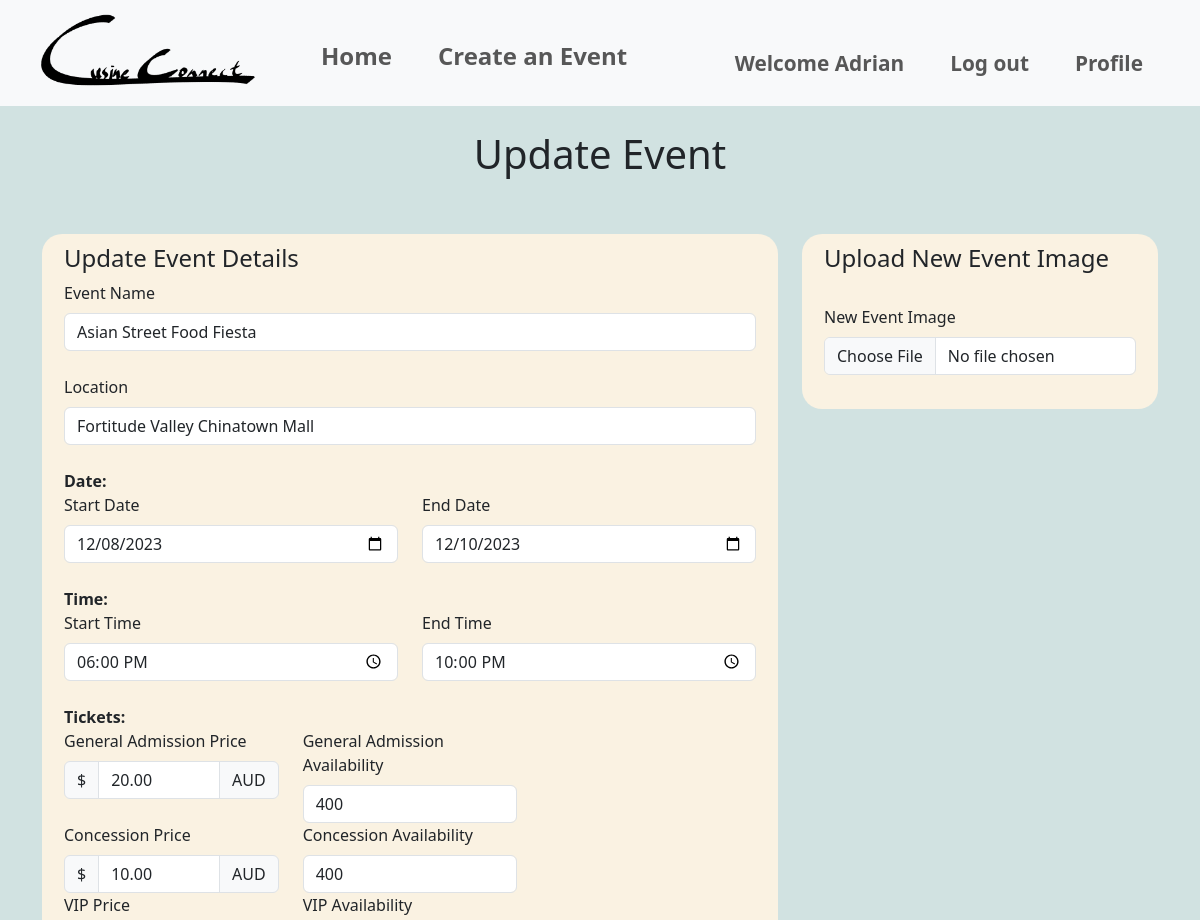
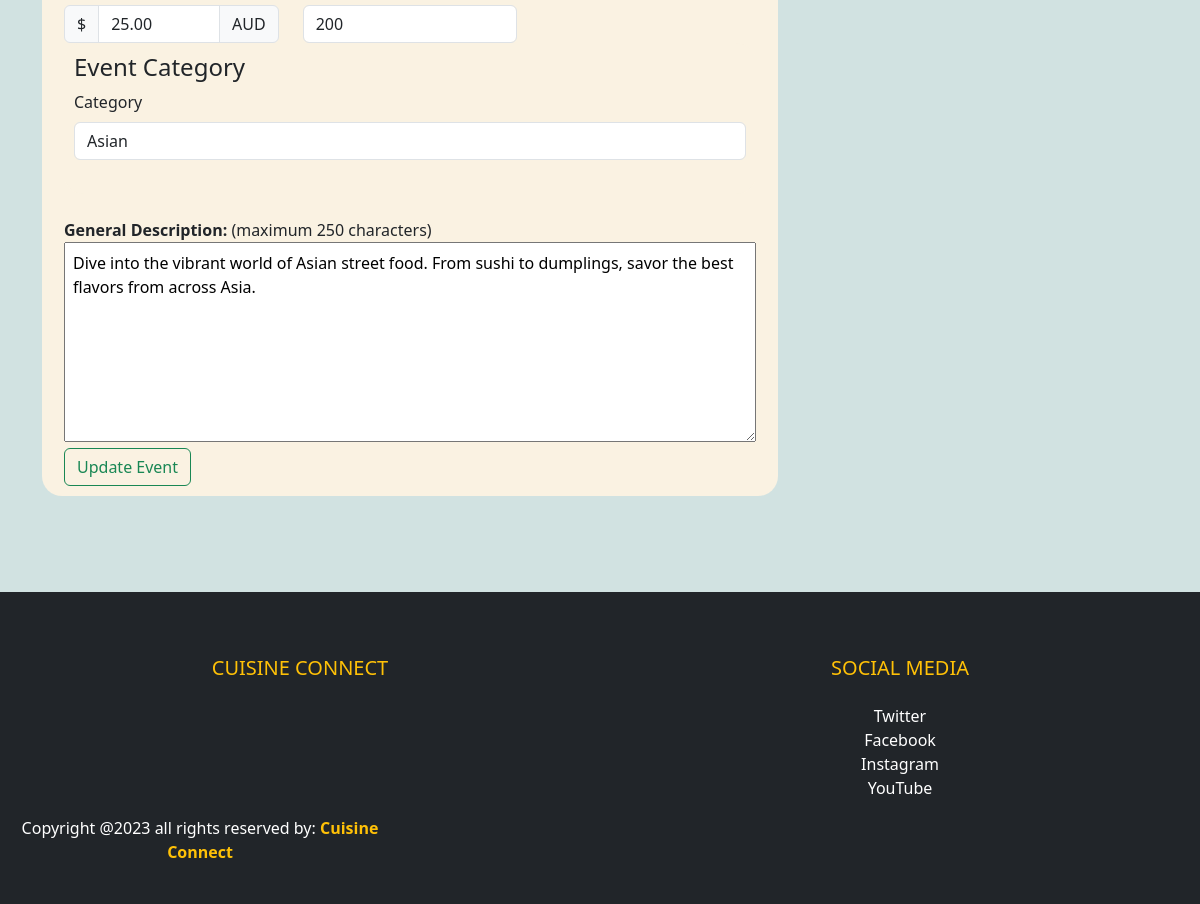
The app's page /events/update_event/2 (signed in) with its own data (2 pictures, top to bottom).
### website/models.py (models this page shows, shortened)
class User(db.Model, UserMixin):
    __tablename__='users'
    id = db.Column(db.Integer, primary_key=True)
    name = db.Column(db.String(100), index=True, unique=True, nullable=False)
    emailid = db.Column(db.String(100), index=True, nullable=False)
    contactnumber = db.Column(db.Integer)
    address = db.Column(db.String(15), unique=True, index=True, nullable=True)
    password_hash = db.Column(db.String(255), nullable=False)
    comments = db.relationship('Comment', backref='user')

class Event(db.Model):
    __tablename__ = 'events'
    id = db.Column(db.Integer, primary_key=True)
    name = db.Column(db.String(80), nullable=False)
    location = db.Column(db.String(400), nullable=False)
    start_date = db.Column(db.Date, nullable=False)
    end_date = db.Column(db.Date, nullable=False)
    start_time = db.Column(db.Time, nullable=False)
    end_time = db.Column(db.Time, nullable=False)
    ga_price = db.Column(db.Numeric, nullable=False)
    ga_availability = db.Column(db.Integer, nullable=False)
    concession_price = db.Column(db.Numeric, nullable=False)
    concession_availability = db.Column(db.Integer, nullable=False)
    vip_price = db.Column(db.Numeric, nullable=False)
    vip_availability = db.Column(db.Integer, nullable=False)
    description = db.Column(db.Text, nullable=False)
    image = db.Column(db.String(400), nullable=True)
    event_guidelines = db.Column(db.Text, nullable=True)
    terms_conditions = db.Column(db.Text, nullable=True)
    category = db.Column(db.String(80), nullable=True)
    comments = db.relationship('Comment', backref='event')
    user_id = db.Column(db.Integer, db.ForeignKey('users.id'))
    user = db.relationship('User', backref=db.backref('events', lazy=True))
    is_cancelled = db.Column(db.Boolean, default=False)
    event_bookings = db.relationship('Bookings', back_populates='event', lazy=True)

### website/events.py (the view)
@bp.route('/update_event/<int:id>', methods=['GET', 'POST'])
@login_required
def update_event(id):
    event = Event.query.get_or_404(id)
    if event.user_id != current_user.id:
        flash('You do not have permission to edit this event.')
        return redirect(url_for('event.show', id=id))
    form = EventForm(obj=event)  # Pre-populate the form with the event's data
    if form.validate_on_submit():
        event.name = form.name.data
        event.location = form.location.data
        event.start_date = form.start_date.data
        event.end_date = form.end_date.data
        event.start_time = form.start_time.data
        event.end_time = form.end_time.data
        event.ga_price = form.ga_price.data
        event.ga_availability = form.ga_availability.data
        event.concession_price = form.concession_price.data
        event.concession_availability = form.concession_availability.data
        event.vip_price = form.vip_price.data
        event.vip_availability = form.vip_availability.data
        event.description = form.description.data
        if form.image.data: # Check if the image file has been updated
            new_image_filename = save_image(form.image.data)
            if new_image_filename:
                event.image = new_image_filename
        event.category = form.category.data
        event.event_guidelines = form.event_guidelines.data
        event.terms_conditions = form.terms_conditions.data
        try:
            db.session.commit()
            print("Successful update")
            flash('Event updated successfully.')
            return redirect(url_for('main.index'))
        except Exception as e:
            print("Error updating event:", e)
            db.session.rollback()
            flash('An error occurred. Event update failed.')
    else:
        print(form.errors)
    return render_template('events/updateEvent.html', form=form, event=event)

### website/templates/events/updateEvent.html (shortened to what this page needs)
{% extends 'base.html' %}
{% block header %}
<link rel="stylesheet" href="{{ url_for('static', filename='style/style.css') }}">
{% endblock %}
{% block content %}
<div>
    <div class="heading">
        <h1>Update Event</h1><br><br>
    </div>
    <form method="post" action="{{ url_for('event.update_event', id=event.id) }}" enctype="multipart/form-data" class="container">
        <div class="row">
            <div class="col-sm-8">
                <div class="formLayout">
                    <div class="container">
                        <h4>Update Event Details</h4>
                        {{ form.name.label(class="form-label") }}
                        {{ form.name(class="form-control") }}<br>
                        {{ form.location.label(class="form-label") }}
                        {{ form.location(class="form-control") }}<br>
                        <b>Date:</b><br>
                        <div class="row">
                            <div class="col-sm-6">
                                {{ form.start_date.label(class="form-label") }}
                                {{ form.start_date(class="form-control") }}
                            </div>
                            <div class="col-sm-6">
                                {{ form.end_date.label(class="form-label") }}
                                {{ form.end_date(class="form-control") }}
                            </div>
                        </div><br>
                        <b>Time:</b><br>
                        <div class="row">
                            <div class="col-sm-6">
                                {{ form.start_time.label(class="form-label") }}
                                {{ form.start_time(class="form-control") }}
                            </div>
                            <div class="col-sm-6">
                                {{ form.end_time.label(class="form-label") }}
                                {{ form.end_time(class="form-control") }}
                            </div>
                        </div><br>
                        <b>Tickets:</b><br>
                        <div class="row">
                            <div class="col-sm-4">
                                {{ form.ga_price.label(class="form-label") }}
                                <div class="input-group">
                                    <div class="input-group-text">$</div>
                                    {{ form.ga_price(class="form-control") }}
                                    <div class="input-group-text">AUD</div>
                                </div>
                            </div>
                            <div class="col-sm-4">
                                {{ form.ga_availability.label(class="form-label") }}
                                {{ form.ga_availability(class="form-control") }}
                            </div>
                        </div>
                        <div class="row">
                            <div class="col-sm-4">
                                {{ form.concession_price.label(class="form-label") }}
                                <div class="input-group">
                                    <div class="input-group-text">$</div>
                                    {{ form.concession_price(class="form-control") }}
                                    <div class="input-group-text">AUD</div>
                                </div>
                            </div>
                            <div class="col-sm-4">
                                {{ form.concession_availability.label(class="form-label") }}
                                {{ form.concession_availability(class="form-control") }}
                            </div>
                        </div>
                        <div class="row">
                            <div class="col-sm-4">
                                {{ form.vip_price.label(class="form-label") }}
                                <div class="input-group">
                                    <div class="input-group-text">$</div>
                                    {{ form.vip_price(class="form-control") }}
                                    <div class="input-group-text">AUD</div>
                                </div>
                            </div>
                            <div class="col-sm-4">
                                {{ form.vip_availability.label(class="form-label") }}
                                {{ form.vip_availability(class="form-control") }}
                            </div>
                        </div>
                        <div class="row">
                            <div class="col-sm-12">
                                <div class="formLayout">
                                    <h4>Event Category</h4>
                                    {{ form.category.label(class="form-label") }}
                                    {{ form.category(class="form-control") }}<br>
                                </div>
                            </div>
                        </div><br>
                        <b>General Description:</b> (maximum 250 characters)<br>
                        {{ form.description(class="inputBox", maxlength="250") }}<br>
                        {{ form.update_event(class="btn btn-outline-success", value="Update Event") }}
                    </div>
                </div>
            </div>
            <div class="col-sm-4">
                <div class="formLayout">
                    <div class="container">
                        <h4>Upload New Event Image</h4><br>
                        {{ form.image.label(class="form-label") }}
                        {{ form.image(class="form-control") }}<br>
                    </div>
                </div>
            </div>
        </div>
    </form>
</div>
<br><br><br><br>
{% endblock %}

### website/templates/base.html (shortened to what this page needs)
<!DOCTYPE html>
<html lang="en">
    <head>
        <link rel="stylesheet" href="{{url_for('static', filename='style/style.css')}}">
        <link href="https://cdn.jsdelivr.net/npm/bootstrap@5.3.1/dist/css/bootstrap.min.css" rel="stylesheet">
    </head>
    <body class="bGColor">
        <nav class="navbar sticky-top navbar-expand-sm bg-light navbar-light justify-content-center">
            <div class="container-fluid">
                    <ul class="navbar-nav">
                        <li><a class="navbar-brand" href = "{{ url_for('main.index') }}"><img src="{{url_for('static', filename='img/logo.png')}}" style="width:240px;height:90px"></a></li>
                        <li class="nav-item" ><a style="font-size: 150%; padding-top: 30px;" class="nav-link" href = "{{ url_for('main.index') }}"><b>Home</b></a></li>
                        <li class="nav-item" ><a style="font-size: 150%; padding-top: 30px;" class="nav-link" href = "{{ url_for('event.create') }}"><b>Create an Event</b></a></li>
                    </ul>
                    <ul class = "navbar-nav navbar-right">
                        {% if current_user.is_authenticated %}
                        <li class="nav-item" ><a style="font-size: 130%; padding-top: 30px;" class="nav-link" href = "#"><b>Welcome {{current_user.name}}</b></a></li>
                        <li class="nav-item" ><a style="font-size: 130%; padding-top: 30px;" class="nav-link" href = "{{ url_for('auth.logout') }}"><b>Log out</b></a></li>
                        {% else %}
                        <li class="nav-item" ><a style="font-size: 130%; padding-top: 30px;" class="nav-link" href = "{{ url_for('auth.login') }}"><b>Log in</b></a></li>
                        <li class="nav-item" ><a style="font-size: 130%; padding-top: 30px;" class="nav-link" href = "{{ url_for('auth.register') }}"><b>Sign up</b></a></li>
                        {% endif %}
                        {% if current_user.is_authenticated %}
                        <li class="nav-item"><a style="font-size: 130%; padding-right: 30px; padding-top: 30px;" class="nav-link" href = "{{ url_for('event.profile') }}"><b>Profile</b></a></li>
                        {% endif %}
                    </ul>
            </div>
        </nav>
        {% block header %}
        {% endblock %}
    {% block content %}
    {% endblock %}
    <footer class="bg-dark text-white pt-5 pb-4">
        <div class="container-fluid text-center text-md-left">
            <div class="row text-center text-md-left">
                <div class="col-md-3 col-lg-3 col-xl-3 mx-auto mt-3">
                    <h5 class="text-uppercase mb-4 font-weight-bold text-warning">Cuisine Connect</h5>
                </div>
                <div class="col-md-3 col-lg-3 col-xl-3 mx-auto mt-3">
                    <h5 class="text-uppercase mb-4 font-weight-bold text-warning">Social Media</h5>
                    <ul class="list-unstyled">
                        <li>
                            <a href="https://twitter.com/elonmusk" class="text-white" style="text-decoration: none;">Twitter</a>
                        </li>
                        <li>
                            <a href="https://www.facebook.com/zuck/" class="text-white" style="text-decoration: none;">Facebook</a>
                        </li>
                        <li>
                            <a href="https://www.instagram.com/cats_of_instagram" class="text-white" style="text-decoration: none;">Instagram</a>
                        </li>
                        <li>
                            <a href="https://www.youtube.com/watch?v=dQw4w9WgXcQ&t=1s" class="text-white" style="text-decoration: none;">YouTube</a>
                        </li>
                    </ul>
                </div>
            </div>
            <div class="row">
                <div class="col-md-4 col-lg-4">
                    <p>Copyright @2023 all rights reserved by:
                        <strong class="text-warning">Cuisine Connect</strong>
                    </p>
                </div>
            </div>
        </div>
      </footer>
    </body>
</html>

### website/static/style/style.css (style rules this page uses)
.heading { text-align: center; padding-top: 2%; }
.bGColor { background-color: rgba(196, 218, 216, 0.767); }
.navbar-nav > li { padding-left: 15px; padding-right: 15px; }
.formLayout { background-color: rgb(250, 242, 226); padding: 10px; border-radius: 20px; }
.inputBox { height: 200px; width:100%; padding: 8px; }

### records on screen
User: name "Adrian"
Event: name "Asian Street Food Fiesta", location "Fortitude Valley Chinatown Mall", start_date "12/08/2023", end_date "12/10/2023", start_time "18:00", end_time "22:00", ga_price "20.00", ga_availability "400", concession_price "10.00", concession_availability "400", vip_price "25.00", vip_availability "200", category "Asian", description "Dive into the vibrant world of Asian street food. From sushi to dumplings, savor the best flavors from across Asia."
